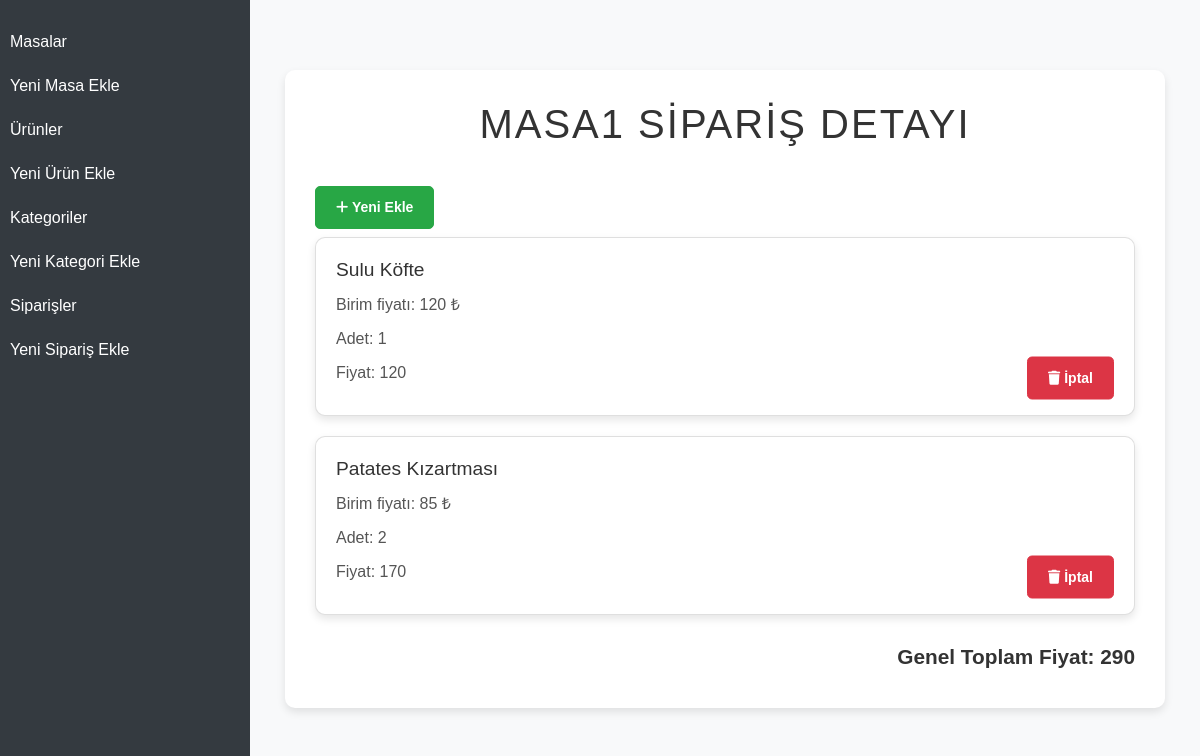
The page /pages/siparis-detaylar.php?siparis_detay_id=18&islem=detay on the database its author committed.
### tables this page shows
CREATE TABLE `siparisdetay` (
  `siparis_detay_id` int(11) NOT NULL,
  `siparis_id` int(11) DEFAULT NULL,
  `urun_id` int(11) DEFAULT NULL,
  `miktar` int(11) DEFAULT NULL
);

CREATE TABLE `urunler` (
  `urun_id` int(11) NOT NULL,
  `urun_adi` varchar(150) DEFAULT NULL,
  `urun_fiyat` int(11) DEFAULT NULL,
  `kategori_id` int(11) DEFAULT NULL
);

### classes/db.class.php (called while the page is built)
<?php
class Db
{
    private $host = "localhost";
    private $username = "root";
    private $password = "";
    private $dbname = "restorant";
    protected function connect()
    {
        try
        {
            $dsn = "mysql:host=".$this->host.";dbname=".$this->dbname;
            $pdo = new PDO($dsn,$this->username,$this->password);
            $pdo->setAttribute(PDO::ATTR_ERRMODE, PDO::ERRMODE_EXCEPTION);
            $pdo->setAttribute(PDO::ATTR_DEFAULT_FETCH_MODE, PDO::FETCH_OBJ);
            return $pdo;
        }
        catch(PDOException $e)
        {
            echo "Bağlantı Hatası: ".$e->getMessage();
        }
    }
}
?>

### classes/functions.class.php (called while the page is built, shortened)
<?php
class SiparisDetay extends Db
{
    public function SiparisdetayGetir($siparis_detay_id)
    {
        $query = "SELECT * FROM siparisdetay
            INNER JOIN siparisler ON siparisdetay.siparis_id = siparisler.siparis_id
            INNER JOIN urunler ON siparisdetay.urun_id = urunler.urun_id
            WHERE siparisler.siparis_id=:siparis_id";
        $stmt = $this->connect()->prepare($query);
        $stmt->execute(['siparis_id' => $siparis_detay_id]);
        return $stmt->fetchAll();
    }
}
?>

### pages/siparis-detaylar.php (the view, shortened to what this page needs)
<?php
require_once('../classes/db.class.php');
include "../classes/functions.class.php";
$kontrol = false;
$SiparisDetay = new SiparisDetay();
$genel_toplam = 0;
if(isset($_GET['siparis_detay_id'])) {
    $siparis_detay_id = $_GET['siparis_detay_id'];
    $siparisDetayGetir = $SiparisDetay->SiparisdetayGetir($siparis_detay_id);
}
?>
<!DOCTYPE html>
<html lang="tr">
<head>
    <link href="https://stackpath.bootstrapcdn.com/bootstrap/4.5.2/css/bootstrap.min.css" rel="stylesheet">
    <link rel="stylesheet" href="https://cdnjs.cloudflare.com/ajax/libs/font-awesome/6.5.1/css/all.min.css"/>
    <link href="../style/style.css" rel="stylesheet">
</head>
<body>
    <div class="container-fluid">
        <?php include '../inc/_sidebar.php';
        ?>
        <div class="content">
            <div class="container">
                <h1>Masa1 Sipariş Detayı</h1>
                <a class="btn btn-success btn-sm mb-2 mt-2" href="siparis-detay-ekle.php<?php
                    echo ($kontrol == true)
                        ? '?siparis_id=' . $getIdsiparis->siparis_id
                        : '?siparis_detay_id=' . $siparis_detay_id;
                ?>">
                    <i class="fa fa-plus"></i> Yeni Ekle
                </a>
                <?php foreach($siparisDetayGetir as $siparis): ?>
                    <?php
                        $fiyat = ($siparis->urun_fiyat * $siparis->miktar);
                        $genel_toplam += $fiyat;
                    ?>
                    <div class="card">
                        <div class="card-body">
                            <h5 class="card-title"><?php echo $siparis->urun_adi ?></h5>
                            <p class="card-text">Birim fiyatı: <?php echo $siparis->urun_fiyat ?> ₺</p>
                            <p class="card-text">Adet: <?php echo $siparis->miktar ?></p>
                            <p class="card-text">Fiyat: <?php echo $fiyat?></p>
                            <a style="top:140px" class="btn btn-danger btn-sm" href="siparis-detaylar.php?siparis_detay_id=<?php echo $siparis->siparis_detay_id ?>&islem=Sil">
                                <i class="fa fa-trash"></i> İptal
                            </a>
                        </div>
                    </div>
                <?php endforeach; ?>
                <h3>Genel Toplam Fiyat: <?php echo  $genel_toplam?></h3>

### style/style.css (style rules this page uses)
body { height: 100%; margin: 0; background-color: #f8f9fa; font-family: 'Arial', sans-serif; padding-top: 50px; }
.container { background-color: #fff; padding: 30px; border-radius: 10px; box-shadow: 0 4px 8px rgba(0, 0, 0, 0.1); }
.btn { padding: 10px 20px; border-radius: 5px; font-weight: bold; }
.card-body .btn { position: absolute; top: 50%; right: 20px; transform: translateY(-50%); }
.content { margin-left: 250px; padding: 20px; background-color: #f8f9fa; }
.container { width: 100%; margin: 0 auto; padding-top: 30px; }
h1 { text-align: center; margin-bottom: 30px; color: #333; text-transform: uppercase; letter-spacing: 2px; }
.card { margin-bottom: 20px; border-radius: 10px; box-shadow: 0 4px 8px rgba(0, 0, 0, 0.1); }
.card-body { padding: 20px; }
h5 { margin-bottom: 15px; color: #333; font-size: 1.2em; }
p { margin-bottom: 10px; color: #555; font-size: 1em; }
h3 { margin-top: 30px; font-weight: bold; text-align: right; color: #333; font-size: 1.3em; }

### rows shown on the page
siparisdetay: urun.urun_adi "Sulu Köfte", urun.urun_fiyat "120", miktar "1"
siparisdetay: urun.urun_adi "Patates Kızartması", urun.urun_fiyat "85", miktar "2", fiyat "170"

### other values the page prints
$genel_toplam "290"
